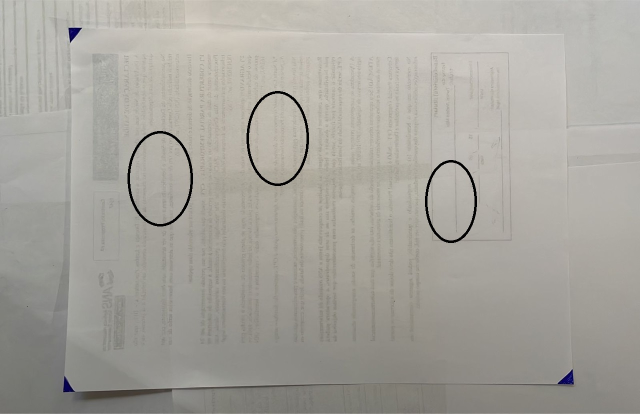
#> input picture hoja4.jpg, 1280 x 827 px (shown at 1/2 size)
$ python triangulos.py
#> lines starting #> are read from the running program, lines starting #| are printed output that depends on the picture; after the words box and inside, x2 and y2 are one past the last pixel; in counts of white or black regions, pixels touching at a corner belong together
import cv2
import numpy as np

# --- Función auxiliar: distancia de un punto a una línea (p, a, b vectores float) ---
def dist_punto_a_linea(p, a, b):
    a = np.array(a, dtype=np.float32)
    b = np.array(b, dtype=np.float32)
    p = np.array(p, dtype=np.float32)
    denom = np.linalg.norm(b - a)
    if denom == 0:
        return 0.0
    return abs(np.cross(b - a, p - a)) / denom

# --- Ordenar 4 vértices en orden: top-left, top-right, bottom-right, bottom-left
def ordenar_vertices_por_posicion(vertices):
    vertices = np.array(vertices, dtype=np.float32)
    centro = np.mean(vertices, axis=0)
    angulos = [np.arctan2(v[1] - centro[1], v[0] - centro[0]) for v in vertices]
    # combinar y ordenar por ángulo (de -pi a pi). Queremos clockwise empezando en top-left
    paired = sorted(zip(angulos, vertices), key=lambda x: x[0])
    verts_sorted = [v for _, v in paired]
    # A veces la secuencia empieza en otro vértice: rotamos para que empiece en top-left (min x+y)
    sums = [v[0] + v[1] for v in verts_sorted]
    start_idx = int(np.argmin(sums))
    verts_sorted = verts_sorted[start_idx:] + verts_sorted[:start_idx]
    return np.array(verts_sorted, dtype=np.float32)

# --- Calcular cuarto vértice probando paralelogramos y seleccionando el mejor rectángulo ---
def calcular_cuarto_vertice_mejorado(puntos):
    puntos = [np.array(p, dtype=np.float32) for p in puntos]
    mejor_score = -1
    mejor_rect = None
    mejor_D = None

    # probar permutaciones simples: tomar combinaciones A,B,C y generar D = A + C - B
    from itertools import permutations
    for (A, B, C) in permutations(puntos, 3):
        D = A + C - B
        # descartar fuera de imagen razonable (si tu imagen es más grande, ajustar)
        if np.any(D < -100) or np.any(D > 10000):
            continue
        cand = [A, B, C, D]
        cand_ord = ordenar_vertices_por_posicion(cand)
        score = evaluar_rectangulo(cand_ord)
        if score > mejor_score:
            mejor_score = score
            mejor_rect = cand_ord
            mejor_D = D

    return mejor_D, mejor_rect

# --- Evaluar rectángulo (score mayor = mejor) ---
def evaluar_rectangulo(vertices):
    if vertices is None or len(vertices) != 4:
        return -1
    v = np.array(vertices, dtype=np.float32)
    # 1) ángulos próximos a 90
    score = 0.0
    for i in range(4):
        p0 = v[i]
        p1 = v[(i + 1) % 4]
        p2 = v[(i + 2) % 4]
        v1 = p1 - p0
        v2 = p2 - p1
        n1 = np.linalg.norm(v1); n2 = np.linalg.norm(v2)
        if n1 == 0 or n2 == 0:
            return -1
        cosang = np.dot(v1, v2) / (n1 * n2)
        cosang = np.clip(cosang, -1.0, 1.0)
        ang = np.degrees(np.arccos(cosang))
        dev = abs(ang - 90)
        if dev > 40:  # demasiado malo
            return -1
        score += max(0, (40 - dev)) / 40.0

    # 2) lados opuestos similares
    l0 = np.linalg.norm(v[1] - v[0])
    l1 = np.linalg.norm(v[2] - v[1])
    l2 = np.linalg.norm(v[3] - v[2])
    l3 = np.linalg.norm(v[0] - v[3])
    if max(l0, l2) == 0 or max(l1, l3) == 0:
        return -1
    diff_h = abs(l0 - l2) / max(l0, l2)
    diff_v = abs(l1 - l3) / max(l1, l3)
    if diff_h > 0.5 or diff_v > 0.5:
        return -1
    score += (1 - diff_h) + (1 - diff_v)

    # 3) proporción A4 aproximada
    ancho = (l0 + l2) / 2.0
    alto = (l1 + l3) / 2.0
    if min(ancho, alto) == 0:
        return -1
    ratio = max(ancho, alto) / min(ancho, alto)
    ratio_a4 = 297.0 / 210.0
    score += max(0, 1 - abs(ratio - ratio_a4) / ratio_a4)

    return score

# --- Cargar imagen ---
img = cv2.imread("hoja4.jpg")
#> img is the input picture: shape (827, 1280, 3); mean B, G, R 156.5, 163.4, 165.9
if img is None:
    raise ValueError("No se pudo cargar la imagen")

# Ventanas
cv2.namedWindow("Deteccion", cv2.WINDOW_NORMAL)
cv2.resizeWindow("Deteccion", 900, 700)
cv2.namedWindow("Thresh", cv2.WINDOW_NORMAL)
cv2.resizeWindow("Thresh", 600, 700)

cv2.createTrackbar("Umbral", "Thresh", 23, 255, lambda x: None)  # vos decís que 23 anda bien

while True:
    umbral = cv2.getTrackbarPos("Umbral", "Thresh")

    # Preprocesamiento
    gray = cv2.cvtColor(img, cv2.COLOR_BGR2GRAY)
    gray = cv2.GaussianBlur(gray, (5, 5), 0)

    # Otsu
    otsu_val, otsu_thresh = cv2.threshold(gray, 0, 255, cv2.THRESH_BINARY_INV + cv2.THRESH_OTSU)
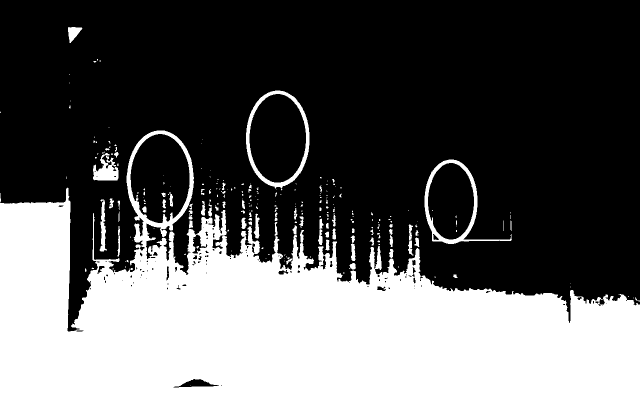
#> otsu_thresh: shape (827, 1280) (shown at 1/2 size); 37.9% white; 248 white regions (173 under 20 px), largest, box (x1, y1, x2, y2) and area: (0, 261, 1280, 827) 384235, (492, 181, 619, 381) 3705, (849, 319, 1024, 488) 3641
#> otsu_val = 158

    # offset sobre Otsu (usamos el trackbar centrado en 0)
    offset = umbral - 128
    thresh_val = int(max(0, min(255, otsu_val + offset)))
#> thresh_val = 53
    _, thresh = cv2.threshold(gray, thresh_val, 255, cv2.THRESH_BINARY_INV)
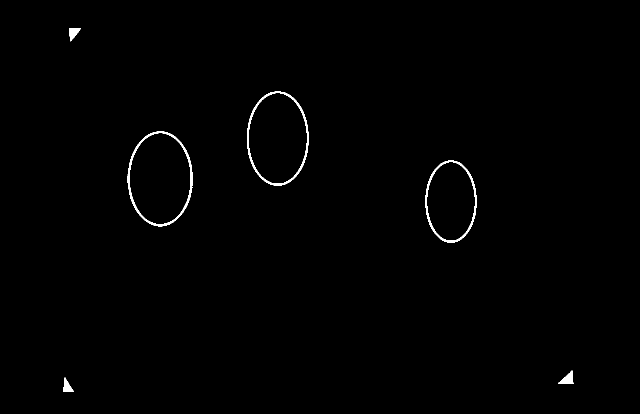
#> thresh: shape (827, 1280) (shown at 1/2 size); 0.61% white; 6 white regions, box (x1, y1, x2, y2) and area: (255, 263, 386, 453) 1958, (494, 183, 617, 372) 1807, (851, 321, 953, 486) 1554, (1117, 741, 1147, 768) 438, (138, 56, 162, 83) 359, (127, 755, 148, 784) 322

    # limpieza morfológica para unir pequeños huecos
    kernel = np.ones((5,5), np.uint8)
    thresh = cv2.morphologyEx(thresh, cv2.MORPH_CLOSE, kernel, iterations=1)
#> thresh: shape (827, 1280); 0.61% white; 6 white regions

    # Contornos
    contours, _ = cv2.findContours(thresh, cv2.RETR_EXTERNAL, cv2.CHAIN_APPROX_SIMPLE)
#> contours = 6 contours; box (x1, y1, x2, y2) and area: (255, 263, 386, 453) 19148, (494, 183, 617, 372) 18110, (851, 321, 953, 486) 13098, (1117, 741, 1147, 768) 394, (138, 56, 162, 83) 322, (127, 755, 148, 784) 286
    output = img.copy()
    puntos_referencia = []

    for cnt in contours:
        area = cv2.contourArea(cnt)
        if area < 150:  # ajustar si tus triángulos son más chicos/grandes
            continue

        peri = cv2.arcLength(cnt, True)
        approx = cv2.approxPolyDP(cnt, 0.02 * peri, True)

        # permitir triángulos "aproximados" (len==3) o 4 vértices muy simplificados
        if len(approx ) == 3:
            pts = approx.reshape(-1, 2)
            # elegir vértice opuesto al lado más largo (tu heurística)
            lados = [
                (np.linalg.norm(pts[0] - pts[1]), 2),
                (np.linalg.norm(pts[1] - pts[2]), 0),
                (np.linalg.norm(pts[2] - pts[0]), 1)
            ]
            _, idx_opuesto = max(lados, key=lambda x: x[0])
            punto_clave = tuple(pts[idx_opuesto])
            puntos_referencia.append(punto_clave)
            cv2.drawContours(output, [approx], 0, (0, 255, 0), 2)
            cv2.circle(output, punto_clave, 6, (0, 0, 255), -1)
        else:
            # opcional: si approx tiene 4 puntos muy pequeños (triángulo con ruido), podrías intentar detectar centro
            # vamos a ignorar otros shapes por ahora
            pass
#> this loop made 6 passes
#> (area, peri, pts, lados, idx_opuesto) on passes 1, 2, 6: (286, 84.28, [[129, 755], [127, 783], [147, 782]], [(28.07, 2), (20.02, 0), (32.45, 1)], 1), (394.5, 95.36, [[1144, 741], [1117, 767], [1146, 767]], [(37.48, 2), (29, 0), (26.08, 1)], 2), (321.5, 83.36, [[160, 56], [138, 57], [141, 82]], [(22.02, 2), (25.18, 0), (32.2, 1)], 1)
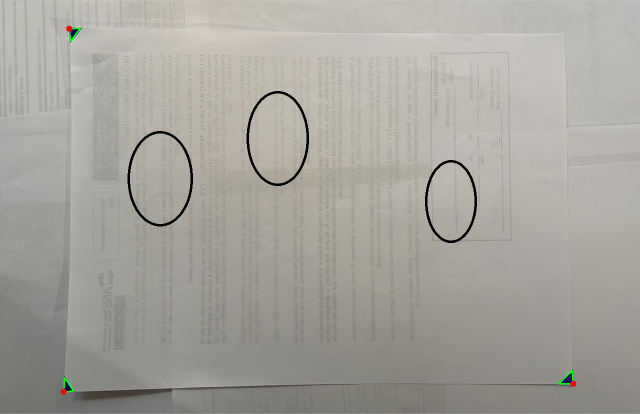
#> output: shape (827, 1280, 3) (shown at 1/2 size); 0.09% of pixels changed, all inside (x1, y1, x2, y2) = (121, 51, 1153, 790)
#> after the loop, puntos_referencia = [(127, 783), (1146, 767), (138, 57)]

    # eliminar duplicados cercanos (si dos puntos están a menos de 10 px son el mismo)
    if len(puntos_referencia) > 0:
        pts_np = np.array(puntos_referencia, dtype=np.float32)
#> pts_np = [[127, 783], [1146, 767], [138, 57]]
        # cluster simple: eliminar puntos muy cercanos
        unique = []
        for p in pts_np:
            if not any(np.linalg.norm(p - q) < 10 for q in unique):
                unique.append(p)
#> this loop made 3 passes
#> after the loop, unique = [[127, 783], [1146, 767], [138, 57]]
        puntos_referencia = [tuple(p.astype(int)) for p in unique]

    vertices_rectangulo = None
    vertice_calculado = None

    if len(puntos_referencia) >= 3:
        if len(puntos_referencia) == 3:
            vertice_calculado, vertices_rectangulo = calcular_cuarto_vertice_mejorado(puntos_referencia)
#> the loop in calcular_cuarto_vertice_mejorado, `for (A, B, C) in permutations(puntos, 3):` made 6 passes
#> (centro in ordenar_vertices_por_posicion, angulos in ordenar_vertices_por_posicion, sums in ordenar_vertices_por_posicion, score, l0 in evaluar_rectangulo, l2 in evaluar_rectangulo, ancho in evaluar_rectangulo, ratio in evaluar_rectangulo) on passes 2 to 3: ([636.5, 775], [3.13, -2.18, -0.0157, 0.964], [195, 1913, 2628, 910], 3.37, 1232.9, 1232.9, 1232.9, 1.7), ([642, 412], [0.614, 2.52, -2.53, -0.624], [195, 1198, 1913, 910], 6.82, 1019.1, 1019.1, 1019.1, 1.4)
#> after the loop in calcular_cuarto_vertice_mejorado, `for (A, B, C) in permutations(puntos, 3):`: mejor_score = 6.82
#> vertice_calculado = [1157, 41]; vertices_rectangulo = [[138, 57], [1157, 41], [1146, 767], [127, 783]]
            if vertices_rectangulo is not None:
                vertices_rectangulo = [v.astype(np.int32) for v in vertices_rectangulo]
                # dibujar vértice calculado
                cv2.circle(output, tuple(vertice_calculado.astype(int)), 10, (255, 0, 255), -1)
#> output: shape (827, 1280, 3); 0.03% of pixels changed, all inside (x1, y1, x2, y2) = (1147, 31, 1168, 52)
                cv2.putText(output, "CALC", (int(vertice_calculado[0]) + 10, int(vertice_calculado[1]) + 5),
                            cv2.FONT_HERSHEY_SIMPLEX, 0.6, (255, 0, 255), 2)
#> output: shape (827, 1280, 3); mean B, G, R 156.5, 163.4, 165.9
        else:
            # si hay 4 o más, tomamos los 4 mejores (por ahora primeros 4 únicos)
            cuatro = puntos_referencia[:4]
            vertices_rectangulo = ordenar_vertices_por_posicion(cuatro).astype(np.int32)

    # Si tenemos rectángulo, dibujarlo y calcular escalas
    escala_horz = escala_vert = None
    if vertices_rectangulo is not None and len(vertices_rectangulo) == 4:
        v = np.array(vertices_rectangulo, dtype=np.float32)  # tl, tr, br, bl
#> v = [[138, 57], [1157, 41], [1146, 767], [127, 783]]
        # dibujar
        cv2.polylines(output, [v.astype(np.int32)], isClosed=True, color=(0,255,255), thickness=3)
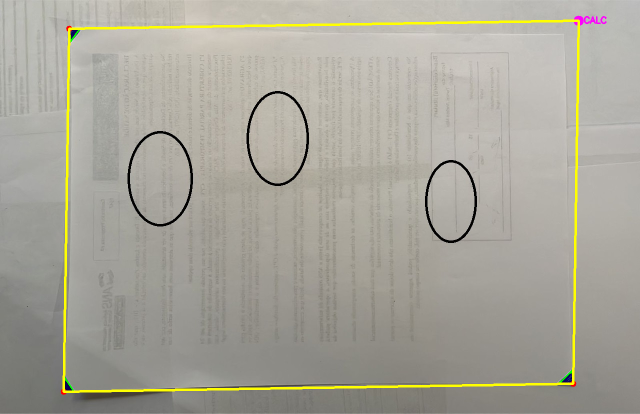
#> output: shape (827, 1280, 3) (shown at 1/2 size); mean B, G, R 154.1, 165, 167.6
        for i,p in enumerate(v):
            cv2.circle(output, tuple(p.astype(int)), 6, (0,0,255), -1)
            cv2.putText(output, str(i+1), (int(p[0])+6, int(p[1])-6), cv2.FONT_HERSHEY_SIMPLEX, 0.6, (255,255,255), 2)
#> this loop made 4 passes
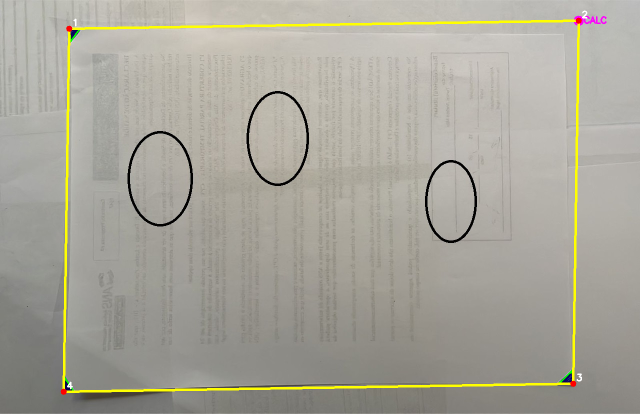
#> output: shape (827, 1280, 3) (shown at 1/2 size); 0.06% of pixels changed, all inside (x1, y1, x2, y2) = (125, 21, 1175, 786)

        # lados: top (0->1), right (1->2), bottom (2->3), left (3->0)
        top_len = np.linalg.norm(v[1] - v[0])
#> top_len = 1019.1
        right_len = np.linalg.norm(v[2] - v[1])
#> right_len = 726.1
        bottom_len = np.linalg.norm(v[3] - v[2])
#> bottom_len = 1019.1
        left_len = np.linalg.norm(v[0] - v[3])
#> left_len = 726.1

        avg_horz = (top_len + bottom_len) / 2.0
#> avg_horz = 1019.1
        avg_vert = (left_len + right_len) / 2.0
#> avg_vert = 726.1

        # Asignar la dimensión A4 mayor (297) a la arista más larga en px
        if avg_horz >= avg_vert:
            # horizontales ~ 297 mm, verticales ~ 210 mm
            escala_horz = 297.0 / avg_horz   # mm por pixel para aristas horizontales (top/bottom)
#> escala_horz = 0.291
            escala_vert = 210.0 / avg_vert   # mm por pixel para aristas verticales (left/right)
#> escala_vert = 0.289
        else:
            # verticales ~ 297 mm, horizontales ~ 210 mm (hoja rotada)
            escala_horz = 210.0 / avg_horz
            escala_vert = 297.0 / avg_vert

        # Medir distancia mínima desde cada óvalo a cualquiera de las 4 aristas
        for cnt in contours:
            if cv2.contourArea(cnt) < 500:
                continue
            # evitar triángulos
            approx = cv2.approxPolyDP(cnt, 0.02 * cv2.arcLength(cnt, True), True)
            if len(approx) == 3:
                continue

            # obtener punto más bajo del contorno (como antes)
            idx = np.argmax(cnt[:, :, 1])
            x_max = int(cnt[idx][0][0])
            y_max = int(cnt[idx][0][1])
            p_ovalo = np.array([x_max, y_max], dtype=np.float32)

            # calcular distancia a cada arista (en px) y convertir a mm con la escala adecuada
            dist_px_list = []
            # aristas con su escala: top/bottom -> escala_horz ; right/left -> escala_vert
            edges = [
                (v[0], v[1], escala_horz),  # top
                (v[1], v[2], escala_vert),  # right
                (v[2], v[3], escala_horz),  # bottom
                (v[3], v[0], escala_vert),  # left
            ]

            for a, b, escala in edges:
                d_px = dist_punto_a_linea(p_ovalo, a, b)
                d_mm = d_px * escala
                dist_px_list.append(d_mm)

            # tomar la distancia mínima (el borde más cercano)
            dist_mm_min = float(np.min(dist_px_list))

            # dibujar y mostrar
            cv2.circle(output, (x_max, y_max), 5, (0, 0, 255), -1)
            cv2.putText(output, f"{dist_mm_min:.1f} mm", (x_max + 8, y_max - 8),
                        cv2.FONT_HERSHEY_SIMPLEX, 0.5, (0, 255, 0), 2)

            print(f"Distancia al óvalo: {dist_mm_min:.2f} mm (min de {dist_px_list})")
#> this loop made 6 passes
#> (idx, x_max, y_max, dist_mm_min) on passes 3 to 5: (85, 898, 485, 72.95), (113, 316, 452, 53.21), (107, 551, 371, 93.39)
#> (printed output is left out)
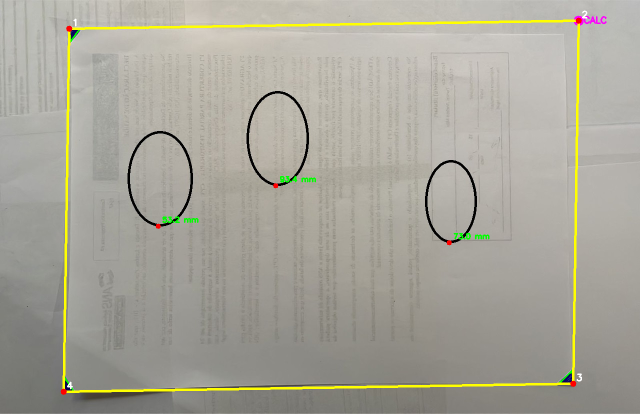
#> output: shape (827, 1280, 3) (shown at 1/2 size); 0.15% of pixels changed, all inside (x1, y1, x2, y2) = (311, 352, 979, 491)

    # Info de debug
    info_text = f"Triangulos detectados: {len(puntos_referencia)}"
#> info_text = 'Triangulos detectados: 3'
    cv2.putText(output, info_text, (10, 30), cv2.FONT_HERSHEY_SIMPLEX, 0.7, (255,255,255), 2)
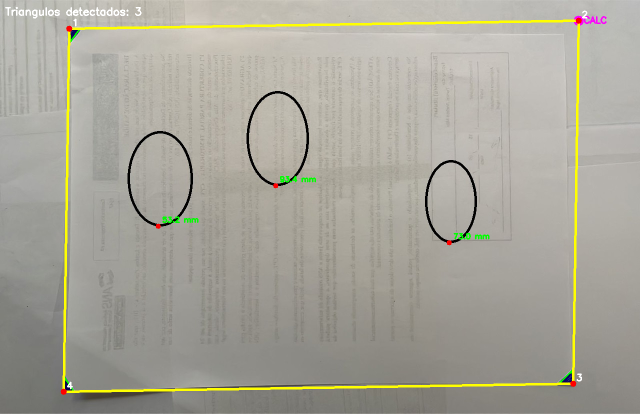
#> output: shape (827, 1280, 3) (shown at 1/2 size); 0.18% of pixels changed, all inside (x1, y1, x2, y2) = (10, 14, 283, 37)

    cv2.imshow("Thresh", thresh)
    cv2.imshow("Deteccion", output)

    if cv2.waitKey(1) & 0xFF == ord('q'):
#> (key q is pressed here)
        break

cv2.destroyAllWindows()

$ run again, with hoja1.jpg copied over hoja4.jpg
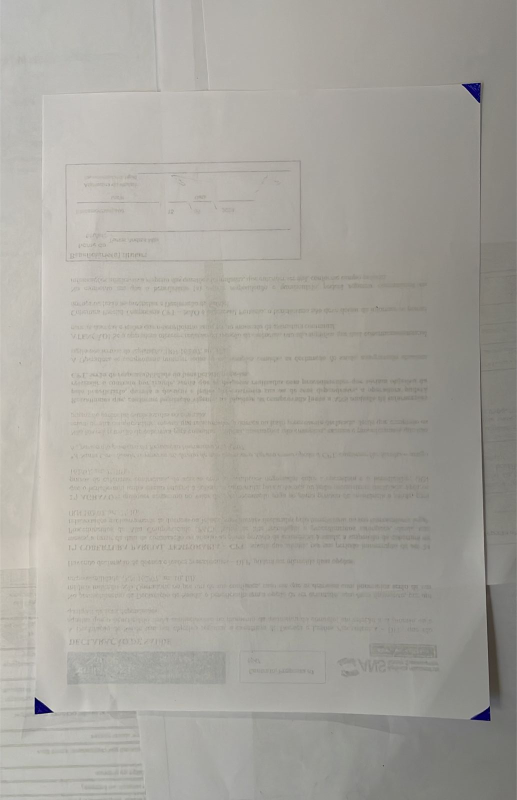
#> input picture hoja1.jpg, 1034 x 1600 px (shown at 1/2 size)
#> img is the input picture: shape (1600, 1034, 3); mean B, G, R 157.5, 164.5, 167
#> `otsu_val, otsu_thresh = cv2.threshold(gray, 0, 255, cv2.THRESH_BINARY_..`:
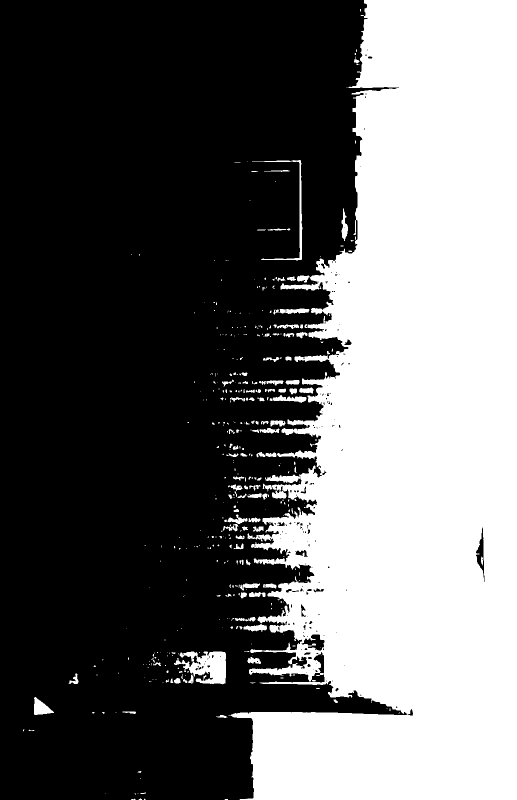
#> otsu_thresh: shape (1600, 1034) (shown at 1/2 size); 39.7% white; 399 white regions (290 under 20 px), largest, box (x1, y1, x2, y2) and area: (457, 0, 1034, 1600) 637782, (348, 1303, 452, 1369) 4017, (504, 320, 605, 521) 1268
#> otsu_val = 160
#> thresh_val = 55
#> contours = 3 contours; box (x1, y1, x2, y2) and area: (925, 166, 961, 205) 668, (70, 1397, 104, 1428) 532, (943, 1414, 981, 1442) 472
#> the loop `for cnt in contours:` made 3 passes
#> (area, peri, pts, lados, idx_opuesto) on passes 1 to 3: (472.5, 111, [[979, 1414], [943, 1438], [978, 1441]], [(43.27, 2), (35.13, 0), (27.02, 1)], 2), (532.5, 107.8, [[70, 1397], [71, 1427], [103, 1423]], [(30.02, 2), (32.25, 0), (42.01, 1)], 1), (667.5, 125.2, [[925, 169], [959, 204], [960, 167]], [(48.8, 2), (37.01, 0), (35.06, 1)], 2)
#> after the loop `for cnt in contours:`: puntos_referencia = [(978, 1441), (71, 1427), (960, 167)]
#> pts_np = [[978, 1441], [71, 1427], [960, 167]]
#> the loop `for p in pts_np:` made 3 passes
#> the loop in calcular_cuarto_vertice_mejorado, `for (A, B, C) in permutations(puntos, 3):` made 6 passes
#> (vertices in ordenar_vertices_por_posicion, centro in ordenar_vertices_por_posicion, angulos in ordenar_vertices_por_posicion, sums in ordenar_vertices_por_posicion, start_idx in ordenar_vertices_por_posicion, score, l1 in evaluar_rectangulo, l3 in evaluar_rectangulo) on pass 3: ([[71, 1427], [978, 1441], [960, 167], [53, 153]], [515.5, 797], [2.19, 0.948, -0.956, -2.19], [206, 1127, 2419, 1498], 0, 6.82, 1274.1, 1274.1)
#> after the loop in calcular_cuarto_vertice_mejorado, `for (A, B, C) in permutations(puntos, 3):`: mejor_score = 6.82
#> vertice_calculado = [53, 153]; vertices_rectangulo = [[53, 153], [960, 167], [978, 1441], [71, 1427]]
#> the loop `for i,p in enumerate(v):` made 4 passes
#> top_len = 907.1
#> right_len = 1274.1
#> bottom_len = 907.1
#> left_len = 1274.1
#> avg_horz = 907.1
#> avg_vert = 1274.1
#> escala_horz = 0.232
#> escala_vert = 0.233
#> the loop `for cnt in contours:` made 3 passes
#> approx on passes 2 to 3: [[70, 1397], [71, 1427], [103, 1423]], [[925, 169], [959, 204], [960, 167]]
#> info_text = 'Triangulos detectados: 3'
#> `cv2.putText(output, info_text, (10, 30), cv2.FONT_HERSHEY_SIMPLEX, 0.7..`:
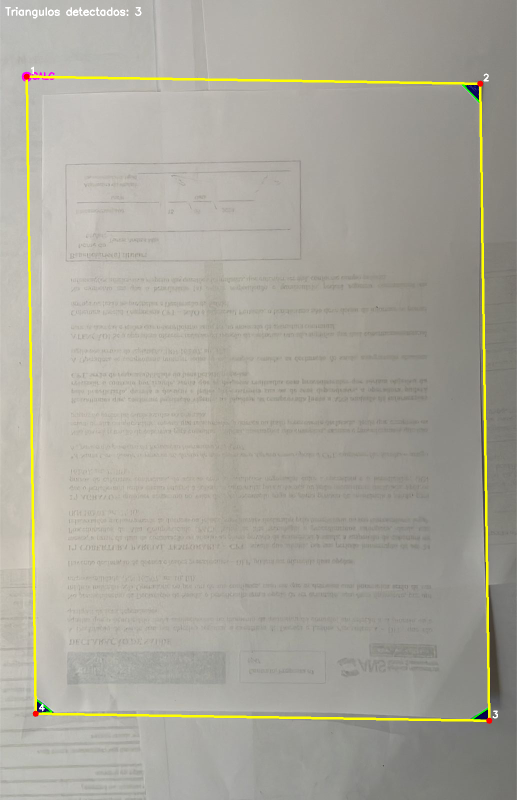
#> output: shape (1600, 1034, 3) (shown at 1/2 size); mean B, G, R 155.7, 165.9, 168.5
